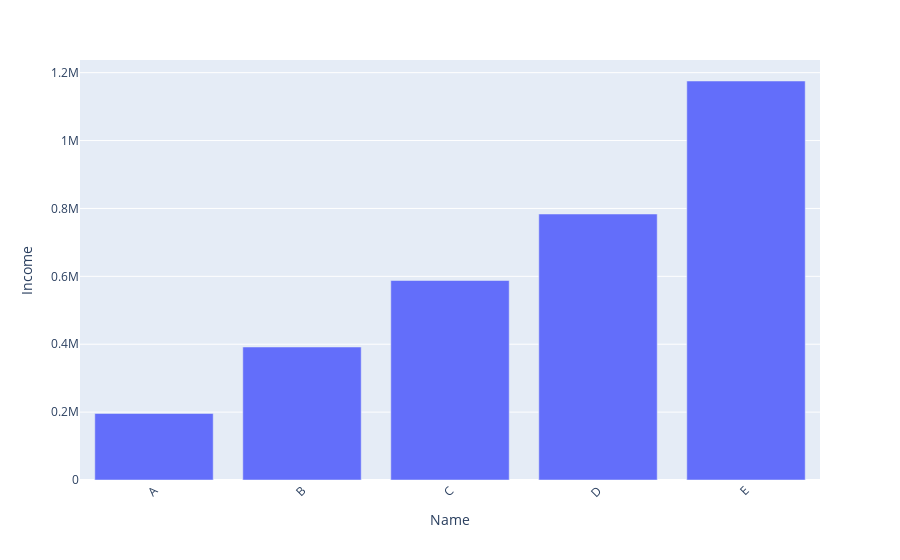

Notebook cell for this chart:
### Markdown cell above
ใช้ข้อมูลจากข้อ 1 สร้าง Bar Plot ให้แกน X เป็นชื่อ และแกน Y เป็นเงินของปี 2017 คูณ 2 และสลับแกน
(สองกราฟ) และปรับให้แกน X เอียง -45 องศา

### Code cell
fig1 = px.bar(x=dfo.index, y= dfo['2017'] *2,labels={'x':'Name','y':'Income'})
fig1.update_layout(xaxis_tickangle = -45)
fig1.show()

### Figure 1 — Plotly figure (JSON) as saved in the notebook; plotly's stock layout.template omitted (floating-point values rounded to 4 significant figures)
{"data": [{"alignmentgroup": "True", "hoverlabel": {"namelength": 0}, "hovertemplate": "Name=%{x}<br>Income=%{y}", "legendgroup": "", "marker": {"color": "#636efa"}, "name": "", "offsetgroup": "", "orientation": "v", "showlegend": false, "textposition": "auto", "type": "bar", "x": ["A", "B", "C", "D", "E"], "xaxis": "x", "y": [195900.0, 391800.0, 587700.0, 783600.0, 1175000.0], "yaxis": "y"}], "layout": {"barmode": "relative", "legend": {"tracegroupgap": 0}, "margin": {"t": 60}, "xaxis": {"anchor": "y", "domain": [0, 1], "tickangle": -45, "title": {"text": "Name"}}, "yaxis": {"anchor": "x", "domain": [0, 1], "title": {"text": "Income"}}}}
